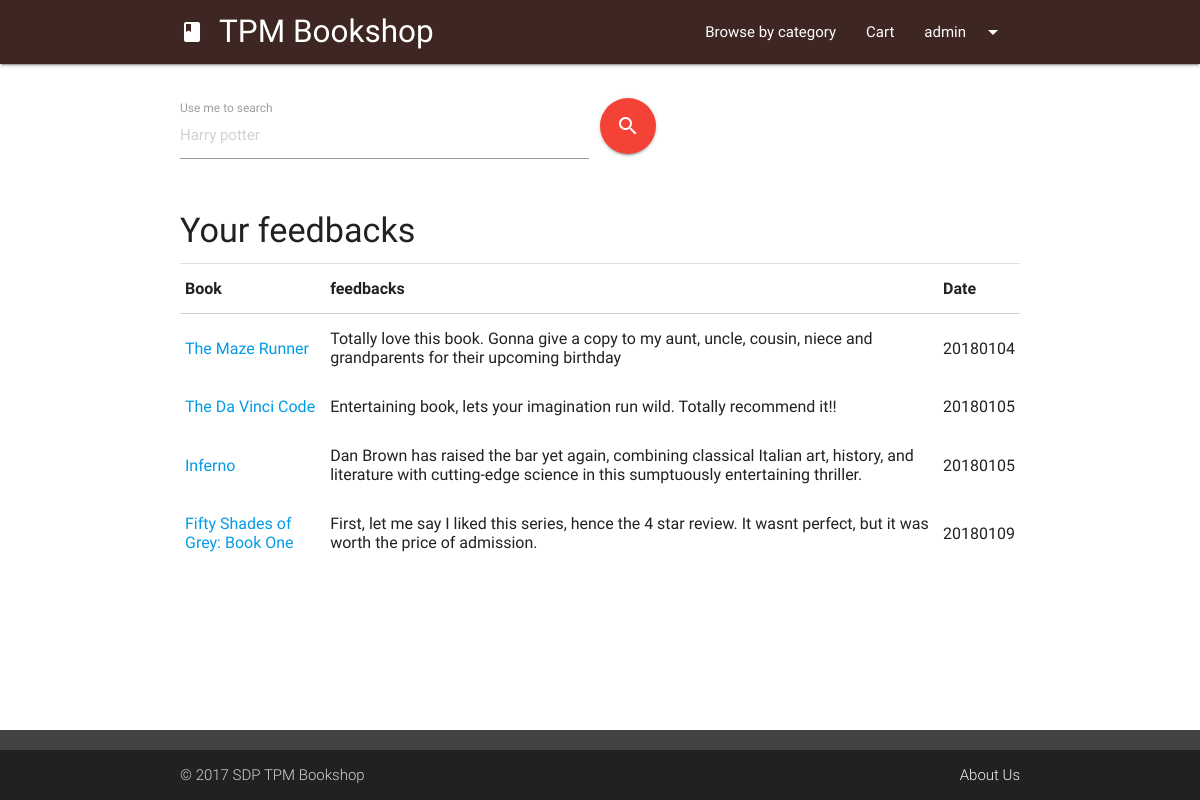
Page /history-more.php?action=feedbacks (signed in) on the committed database.
### tables this page shows
CREATE TABLE `bookcomment` (
  `ratingID` int(11) NOT NULL,
  `bookISBN` varchar(255) NOT NULL,
  `username` varchar(255) NOT NULL,
  `comments` text NOT NULL,
  `date` int(255) NOT NULL
);

CREATE TABLE `book` (
  `bookISBN` varchar(255) NOT NULL,
  `bookname` varchar(255) NOT NULL,
  `bookcategory` varchar(80) NOT NULL,
  `bookauthor` varchar(255) NOT NULL,
  `bookdesc` longtext NOT NULL,
  `bookprice` int(11) NOT NULL,
  `bookpages` int(11) NOT NULL,
  `bookpublisher` varchar(255) NOT NULL,
  `bookdateadd` int(11) NOT NULL,
  `bookthumbnail` varchar(255) NOT NULL,
  `bookQty` int(11) NOT NULL DEFAULT '0'
);

### php/connect.php (called while the page is built, shortened)
<?php
function scanner($input,$url){
  if (preg_match('/[\'"^$&%*}{#~?><>|;]/', $input)){
     $fail = 1;
     echo "<script>window.location = '$url'; exit();</script>";
  } else {
    return $input;
  }
}
?>

### history-more.php (the view, shortened to what this page needs)
<?php session_start();
include "php/connect.php";
$currentUser = $_SESSION['tpmb-user'];
$currentAction = scanner($_GET['action'],"404.php");
if($currentAction == "feedbacks"){
	$query = "SELECT * FROM bookcomment AS bc, book AS b WHERE bc.username = '$currentUser' AND bc.bookISBN=b.bookISBN";
	$queryParam = "comments";
} else if ($currentAction == "rating"){
	$query = "SELECT * FROM bookrating AS br, book AS b WHERE br.username = '$currentUser' AND br.bookISBN=b.bookISBN";
	$queryParam = "rating";
} else {
	header("Location: 404.php");
}
?>
<head>
	<link type="text/css" rel="stylesheet" href="css/materialize.min.css" media="screen,projection" />
	<link type="text/css" rel="stylesheet" href="css/tpmb.css" media="screen,projection" />
</head>
<body>
<?php
  include "ui/header.php";?>
  <main class="container">
    <div class="row margintop4">
			<?php include "ui/searchUI.php"; ?>
    </div>
    <h4 class="left-align col s12 m6 offset-m3 margintop4">Your <?php echo $currentAction; ?></h4>
    <div class="divider"></div>
    <table class="highlight responsive-table">
      <thead>
        <tr>
            <th>Book</th>
            <th><?php echo $currentAction; ?></th>
            <th>Date</th>
        </tr>
      </thead>
      <tbody>
		<?php
    $userHistoryArray=mysqli_query($conn,$query);
    while($userHistory = mysqli_fetch_array($userHistoryArray)){ ?>
          <tr>
            <td><a target="_blank" href="book.php?bookid=<?php echo $userHistory['bookISBN']; ?>"><?php echo $userHistory['bookname']; ?></a></td>
            <td><?php echo $userHistory[$queryParam]; ?></td>
            <td><?php echo $userHistory['date']; ?></td>
          </tr>
      <?php } ?>
      </tbody>
    </table>
  </main>
</body>

### css/tpmb.css (style rules this page uses)
body { display: flex; min-height: 100vh; flex-direction: column; }
main { flex: 1 0 auto; }
.margintop4 { margin-top : 4%; }

### rows in the picture
bookcomment: book.bookname "The Maze Runner", comments "Totally love this book. Gonna give a copy to my aunt, uncle, cousin, niece and grandparents for their upcoming birthday", date "20180104"
bookcomment: book.bookname "The Da Vinci Code", comments "Entertaining book, lets your imagination run wild. Totally recommend it!!", date "20180105"
bookcomment: book.bookname "Inferno", comments "Dan Brown has raised the bar yet again, combining classical Italian art, history, and literature with cutting-edge science in this sumptuously entertaining thriller.", date "20180105"
bookcomment: book.bookname "Fifty Shades of Grey: Book One", comments "First, let me say I liked this series, hence the 4 star review. It wasnt perfect, but it was worth the price of admission.", date "20180109"

### other values in the picture
$_SESSION['tpmb-user'] "admin"
$currentAction "feedbacks"
